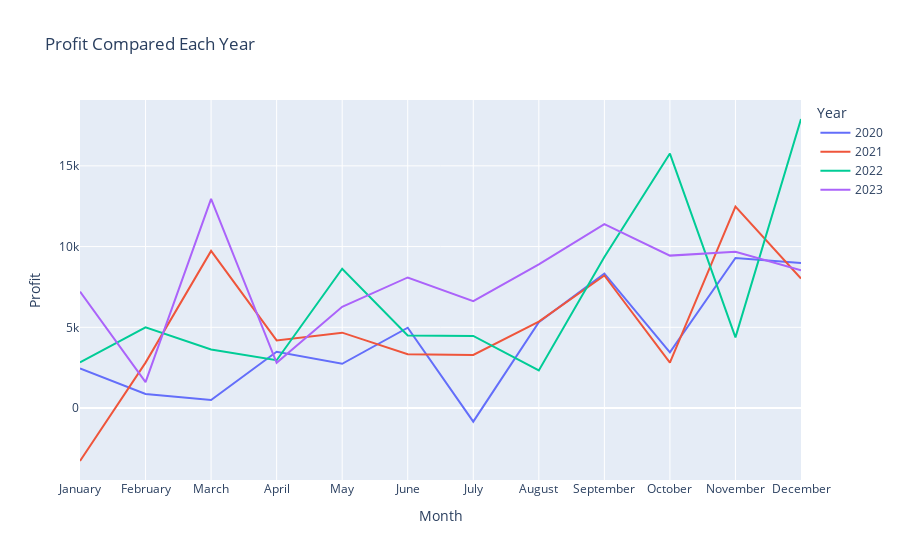

Notebook source saved alongside this figure:
### Code cell
# profit trend analysis

fig = px.line(sales_profit_df, x='Month', y='Profit', color='Year', title='Profit Compared Each Year')
fig.show()

### Figure 1 — Plotly figure (JSON) as saved in the notebook; plotly's stock layout.template omitted (floating-point values rounded to 4 significant figures)
{"data": [{"hovertemplate": "Year=2020<br>Month=%{x}<br>Profit=%{y}<extra></extra>", "legendgroup": "2020", "line": {"color": "#636efa", "dash": "solid"}, "marker": {"symbol": "circle"}, "mode": "lines", "name": "2020", "orientation": "v", "showlegend": true, "type": "scatter", "x": ["January", "February", "March", "April", "May", "June", "July", "August", "September", "October", "November", "December"], "xaxis": "x", "y": [2447.0, 865.7, 498.7, 3489.0, 2739.0, 4977.0, -841.5, 5318.0, 8328.0, 3448.0, 9292.0, 8984.0], "yaxis": "y"}, {"hovertemplate": "Year=2021<br>Month=%{x}<br>Profit=%{y}<extra></extra>", "legendgroup": "2021", "line": {"color": "#EF553B", "dash": "solid"}, "marker": {"symbol": "circle"}, "mode": "lines", "name": "2021", "orientation": "v", "showlegend": true, "type": "scatter", "x": ["January", "February", "March", "April", "May", "June", "July", "August", "September", "October", "November", "December"], "xaxis": "x", "y": [-3281.0, 2814.0, 9732.0, 4188.0, 4668.0, 3336.0, 3289.0, 5356.0, 8209.0, 2817.0, 12470.0, 8017.0], "yaxis": "y"}, {"hovertemplate": "Year=2022<br>Month=%{x}<br>Profit=%{y}<extra></extra>", "legendgroup": "2022", "line": {"color": "#00cc96", "dash": "solid"}, "marker": {"symbol": "circle"}, "mode": "lines", "name": "2022", "orientation": "v", "showlegend": true, "type": "scatter", "x": ["January", "February", "March", "April", "May", "June", "July", "August", "September", "October", "November", "December"], "xaxis": "x", "y": [2825.0, 4996.0, 3625.0, 2958.0, 8627.0, 4500.0, 4465.0, 2328.0, 9360.0, 15760.0, 4376.0, 17900.0], "yaxis": "y"}, {"hovertemplate": "Year=2023<br>Month=%{x}<br>Profit=%{y}<extra></extra>", "legendgroup": "2023", "line": {"color": "#ab63fa", "dash": "solid"}, "marker": {"symbol": "circle"}, "mode": "lines", "name": "2023", "orientation": "v", "showlegend": true, "type": "scatter", "x": ["January", "February", "March", "April", "May", "June", "July", "August", "September", "October", "November", "December"], "xaxis": "x", "y": [7209.0, 1606.0, 12960.0, 2804.0, 6274.0, 8088.0, 6624.0, 8894.0, 11400.0, 9441.0, 9683.0, 8533.0], "yaxis": "y"}], "layout": {"legend": {"title": {"text": "Year"}, "tracegroupgap": 0}, "title": {"text": "Profit Compared Each Year"}, "xaxis": {"anchor": "y", "domain": [0, 1], "title": {"text": "Month"}}, "yaxis": {"anchor": "x", "domain": [0, 1], "title": {"text": "Profit"}}}}
